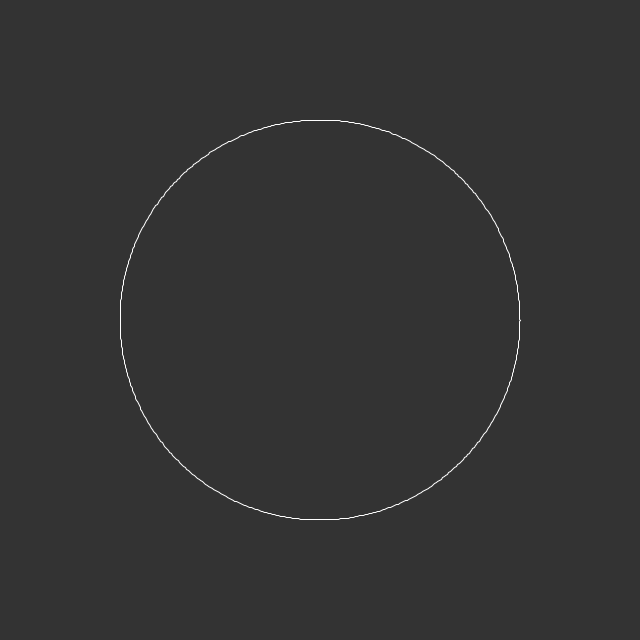
Frame 1 (no input)
Frame 60 (the mouse pressed at the canvas centre just before this capture): identical to frame 1, image omitted
Frame 120 (the mouse held since frame 60 and released just before this capture): identical to frame 1, image omitted

The Processing sketch that drew this single still picture (run headless with seeded random() and noise(); from frame 60 on, the mouse is pressed at the canvas centre):

// Processing sketch: build
// ── build.pde
/*
*	SuperEllipse formulae
* step01 --> draw an ellipse using a bunch of points 
*/


int r = 200;				// radius

void setup() {
	size(640, 640);
	smooth();
}

void draw() {
	background(51);
	translate(width/2, height/2);
	stroke(255);
	noFill();

	// loop --> increment an angle and draw the points
	beginShape();
	for (float a = 0; a < TWO_PI; a += 0.01) {
		float x = r * cos(a);
		float y = r * sin(a);
		vertex(x, y);
	}
	endShape(CLOSE);
}
